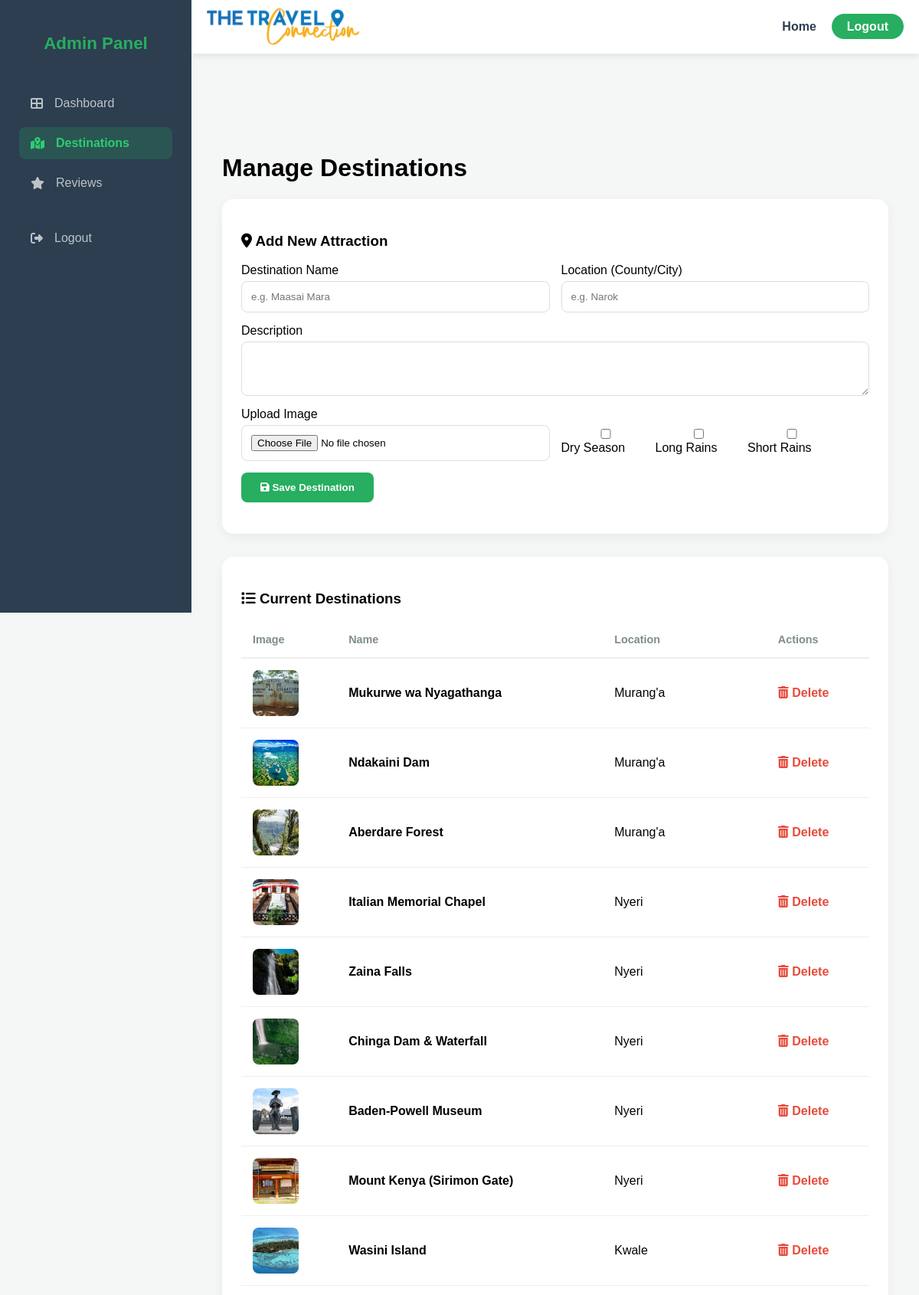
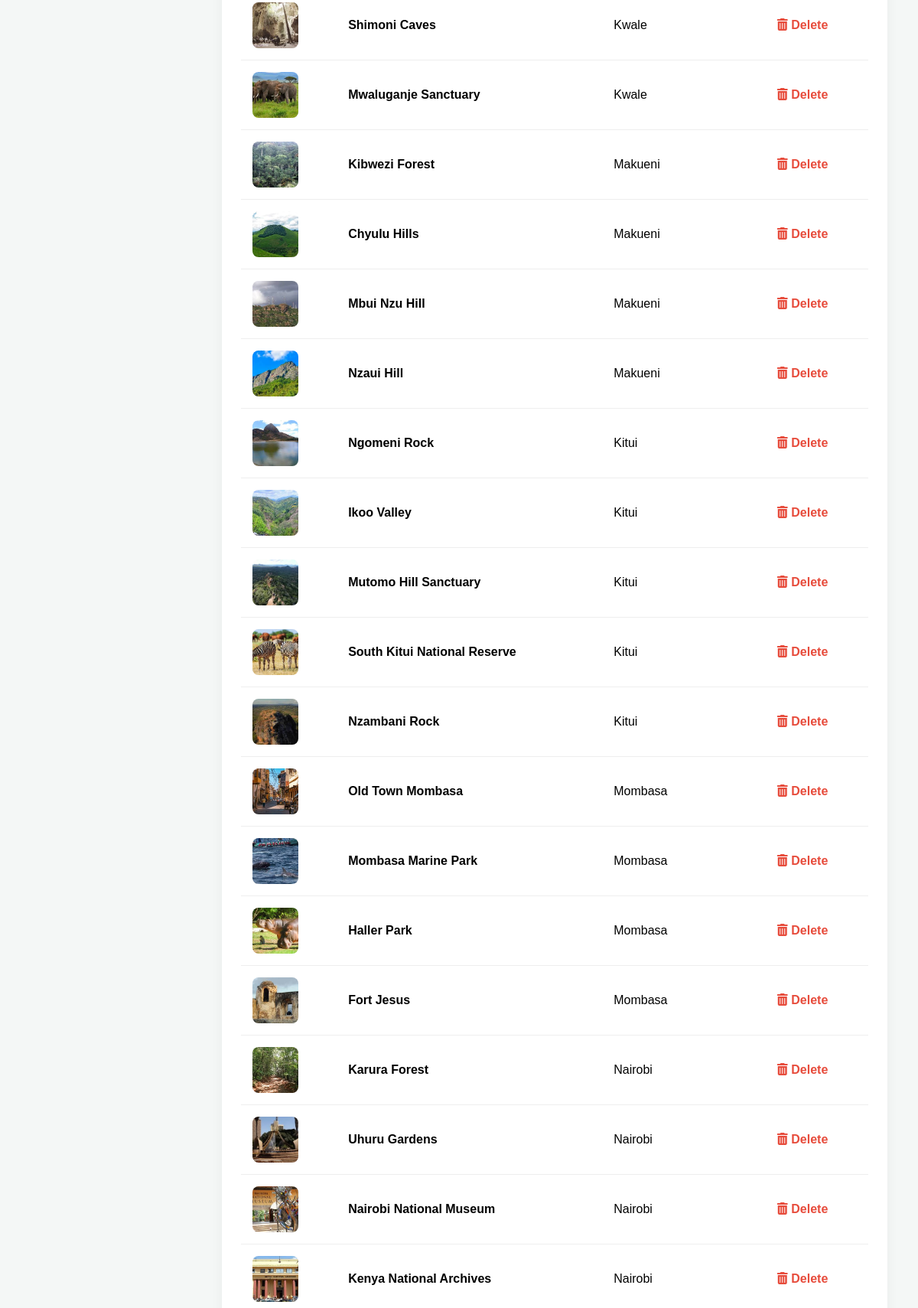
The page /admin/manage_attractions.php (signed in, upper part) on the database its author committed (2 pictures, top to bottom).
### tables this page shows
CREATE TABLE `attractions` (
  `id` int(11) NOT NULL,
  `name` varchar(255) NOT NULL,
  `location` varchar(100) NOT NULL,
  `description` text NOT NULL,
  `price` decimal(10,2) DEFAULT 0.00,
  `latitude` decimal(10,8) DEFAULT NULL,
  `longitude` decimal(11,8) DEFAULT NULL,
  `img_url` varchar(255) NOT NULL DEFAULT 'default.jpg',
  `is_dry_season` tinyint(4) NOT NULL,
  `is_long_rains` tinyint(4) NOT NULL,
  `is_short_rains` tinyint(4) NOT NULL
);

### admin/manage_attractions.php (the view, shortened to what this page needs)
<?php
include("../includes/db.php");
$result = mysqli_query($link, "SELECT * FROM attractions ORDER BY id DESC");
include("../includes/header.php");
include("../includes/sidebar.php");
?>
<!DOCTYPE html>
<html lang="en">
<head>
    <link rel="stylesheet" href="https://cdnjs.cloudflare.com/ajax/libs/font-awesome/6.4.0/css/all.min.css">
</head>
<body>
<div class="main-content">
    <h1>Manage Destinations</h1>
    <div class="form-container">
        <h3><i class="fas fa-map-marker-alt"></i> Add New Attraction</h3>
        <form action="manage_attractions.php" method="POST" enctype="multipart/form-data">
            <div class="form-grid">
                <div>
                    <label>Destination Name</label>
                    <input type="text" name="name" placeholder="e.g. Maasai Mara" required>
                </div>
                <div>
                    <label>Location (County/City)</label>
                    <input type="text" name="location" placeholder="e.g. Narok" required>
                </div>
            </div>
            <div style="margin-top: 15px;">
                <label>Description</label>
                <textarea name="description" rows="3" required></textarea>
            </div>
            <div class="form-grid" style="margin-top: 15px;">
                <div>
                    <label>Upload Image</label>
                    <input type="file" name="image" accept="image/*" required>
                </div>
                <div class="checkbox-group">
                    <label><input type="checkbox" name="is_dry_season"> Dry Season</label>
                    <label><input type="checkbox" name="is_long_rains"> Long Rains</label>
                    <label><input type="checkbox" name="is_short_rains"> Short Rains</label>
                </div>
            </div>
            <button type="submit" name="add_attraction" class="btn-add">
                <i class="fas fa-save"></i> Save Destination
            </button>
        </form>
    </div>
    <div class="table-container">
        <h3><i class="fas fa-list"></i> Current Destinations</h3>
        <table>
            <thead>
                <tr>
                    <th>Image</th>
                    <th>Name</th>
                    <th>Location</th>
                    <th>Actions</th>
                </tr>
            </thead>
            <tbody>
                <?php if(mysqli_num_rows($result) > 0): ?>
                    <?php while($row = mysqli_fetch_assoc($result)): ?>
                    <tr>
                        <td><img src="../images/<?php echo $row['img_url']; ?>" class="img-preview"></td>
                        <td><strong><?php echo htmlspecialchars($row['name']); ?></strong></td>
                        <td><?php echo htmlspecialchars($row['location']); ?></td>
                        <td>
                            <a href="manage_attractions.php?delete=<?php echo $row['id']; ?>"
                               class="btn-del" onclick="return confirm('Delete this destination?');">
                               <i class="fas fa-trash-alt"></i> Delete
                            </a>
                        </td>
                    </tr>
                    <?php endwhile; ?>
                <?php else: ?>
                    <tr><td colspan="4" style="text-align: center; padding: 30px;">No destinations found.</td></tr>
                <?php endif; ?>
            </tbody>
        </table>
    </div>
</div>
</body>
</html>

### includes/header.php (shortened to what this page needs)
<?php
$base_url = "http://localhost:8080/Travel_Guide_Connect/";
?>
<header>
    <div class="header-container">
        <a href="<?php echo $base_url; ?>index.php">
            <img src="<?php echo $base_url; ?>images/Tlogo.png" alt="Logo" class="logo">
        </a>
        <nav>
            <ul class="main-nav-list">
                <li><a href="<?php echo $base_url; ?>index.php">Home</a></li>
                <?php if(isset($_SESSION["loggedin"]) && $_SESSION["loggedin"] === true): ?>
                    <li><a href="<?php echo $base_url; ?>auth/logout.php" class="nav-btn">Logout</a></li>
                <?php else: ?>
                    <li><a href="<?php echo $base_url; ?>auth/login.php">Login</a></li>
                    <li><a href="<?php echo $base_url; ?>auth/signup.php" class="nav-btn">Register</a></li>
                <?php endif; ?>
            </ul>
        </nav>
    </div>
</header>

### includes/sidebar.php (shortened to what this page needs)
<?php
$is_admin = (isset($_SESSION['role']) && $_SESSION['role'] === 'admin');
$current_page = basename($_SERVER['PHP_SELF']);
?>
<div class="sidebar-wrapper">
    <div class="sidebar-brand">
        <h2><?php echo $is_admin ? 'Admin' : 'Guide'; ?> Panel</h2>
    </div>
    <nav class="sidebar-nav">
        <ul class="sidebar-menu">
            <li class="sidebar-item">
                <a href="dashboard.php" class="sidebar-link <?php echo ($current_page == 'dashboard.php') ? 'active' : ''; ?>">
                    <i class="fas fa-th-large"></i> Dashboard
                </a>
            </li>
            <?php if ($is_admin): ?>
                <li class="sidebar-item">
                    <a href="manage_attractions.php" class="sidebar-link <?php echo ($current_page == 'manage_attractions.php') ? 'active' : ''; ?>">
                        <i class="fas fa-map-marked-alt"></i> Destinations
                    </a>
                </li>
            <?php endif; ?>
            <li class="sidebar-item">
                <a href="manage_reviews.php" class="sidebar-link <?php echo ($current_page == 'reviews.php') ? 'active' : ''; ?>">
                    <i class="fas fa-star"></i> Reviews
                </a>
            </li>
            <li class="sidebar-item logout-box">
                <a href="../auth/logout.php" class="sidebar-link logout-link">
                    <i class="fas fa-sign-out-alt"></i> Logout
                </a>
            </li>
        </ul>
    </nav>
</div>

### includes/header.php (style rules this page uses)
:root { --primary-color: #27ae60; --dark-color: #2c3e50; --light-color: #ffffff; }
header { background-color: var(--light-color); box-shadow: 0 2px 10px rgba(0,0,0,0.1); padding: 10px 0; position: sticky; top: 0; z-index: 999; }
.header-container { max-width: 1200px; margin: 0 auto; display: flex; justify-content: space-between; align-items: center; padding: 0 20px; }
.logo { height: 50px; width: auto; border-radius: 5px; display: block; }
.main-nav-list { list-style: none; display: flex; margin: 0; padding: 0; gap: 20px; align-items: center; }
.main-nav-list li a { text-decoration: none; color: var(--dark-color); font-weight: 600; font-size: 1rem; transition: 0.3s; }
.nav-btn { background: var(--primary-color); color: white !important; padding: 8px 20px; border-radius: 20px; }

### includes/sidebar.php (style rules this page uses)
.sidebar-wrapper { width: 250px; background: #2c3e50; height: 100vh; position: fixed; left: 0; top: 0; padding: 25px; color: white; z-index: 1001; display: flex; flex-direction: column; box-sizing: border-box; }
.sidebar-brand h2 { color: #27ae60; text-align: center; font-size: 1.4rem; margin-bottom: 10px; }
.sidebar-menu { list-style: none; padding: 0; margin: 0; display: flex !important; flex-direction: column !important; gap: 10px; }
.sidebar-item { display: block; width: 100%; }
.sidebar-link { color: #bdc3c7; text-decoration: none; display: flex; align-items: center; padding: 12px 15px; border-radius: 8px; transition: 0.3s; gap: 15px; width: 100%; box-sizing: border-box; }
.sidebar-link.active { background: rgba(39, 174, 96, 0.2); color: #2ecc71 !important; font-weight: bold; }
.logout-box { margin-top: auto; padding-top: 20px; }

### admin/manage_attractions.php (style rules this page uses)
body { background: #f4f7f6; font-family: 'Poppins', sans-serif; margin: 0; }
header { left: 250px !important; width: calc(100% - 250px) !important; box-sizing: border-box; }
header > *:first-child { margin-right: auto !important; }
.main-content { margin-left: 250px; padding: 40px; padding-top: 110px; transition: margin-left 0.3s ease; }
.form-container, .table-container { background: white; padding: 25px; border-radius: 15px; margin-bottom: 30px; box-shadow: 0 5px 15px rgba(0,0,0,0.05); }
.form-grid { display: grid; grid-template-columns: 1fr 1fr; gap: 15px; }
input, textarea, select { width: 100%; padding: 12px; margin-top: 5px; border-radius: 8px; border: 1px solid #ddd; font-family: inherit; box-sizing: border-box; }
.checkbox-group { display: flex; gap: 15px; margin-top: 15px; align-items: center; }
.btn-add { background: #27ae60; color: white; border: none; padding: 12px 25px; border-radius: 8px; cursor: pointer; margin-top: 15px; font-weight: 600; }
table { width: 100%; border-collapse: collapse; }
th { text-align: left; padding: 15px; border-bottom: 2px solid #eee; color: #7f8c8d; font-size: 0.9rem; }
td { padding: 15px; border-bottom: 1px solid #eee; vertical-align: middle; }
.img-preview { width: 60px; height: 60px; border-radius: 8px; object-fit: cover; }
.btn-del { color: #e74c3c; text-decoration: none; font-weight: bold; }

### rows shown on the page
attractions: img_url (picture), name "Mukurwe wa Nyagathanga", location "Murang'a"
attractions: img_url (picture), name "Ndakaini Dam", location "Murang'a"
attractions: img_url (picture), name "Aberdare Forest", location "Murang'a"
attractions: img_url (picture), name "Italian Memorial Chapel", location "Nyeri"
attractions: img_url (picture), name "Zaina Falls", location "Nyeri"
attractions: img_url (picture), name "Chinga Dam & Waterfall", location "Nyeri"
attractions: img_url (picture), name "Baden-Powell Museum", location "Nyeri"
attractions: img_url (picture), name "Mount Kenya (Sirimon Gate)", location "Nyeri"
attractions: img_url (picture), name "Wasini Island", location "Kwale"
attractions: img_url (picture), name "Shimoni Caves", location "Kwale"
attractions: img_url (picture), name "Mwaluganje Sanctuary", location "Kwale"
attractions: img_url (picture), name "Kibwezi Forest", location "Makueni"
attractions: img_url (picture), name "Chyulu Hills", location "Makueni"
attractions: img_url (picture), name "Mbui Nzu Hill", location "Makueni"
attractions: img_url (picture), name "Nzaui Hill", location "Makueni"
attractions: img_url (picture), name "Ngomeni Rock", location "Kitui"
attractions: img_url (picture), name "Ikoo Valley", location "Kitui"
attractions: img_url (picture), name "Mutomo Hill Sanctuary", location "Kitui"
attractions: img_url (picture), name "South Kitui National Reserve", location "Kitui"
attractions: img_url (picture), name "Nzambani Rock", location "Kitui"
attractions: img_url (picture), name "Old Town Mombasa", location "Mombasa"
attractions: img_url (picture), name "Mombasa Marine Park", location "Mombasa"
attractions: img_url (picture), name "Haller Park", location "Mombasa"
attractions: img_url (picture), name "Fort Jesus", location "Mombasa"
attractions: img_url (picture), name "Karura Forest", location "Nairobi"
attractions: img_url (picture), name "Uhuru Gardens", location "Nairobi"
attractions: img_url (picture), name "Nairobi National Museum", location "Nairobi"
attractions: img_url (picture), name "Kenya National Archives", location "Nairobi"
